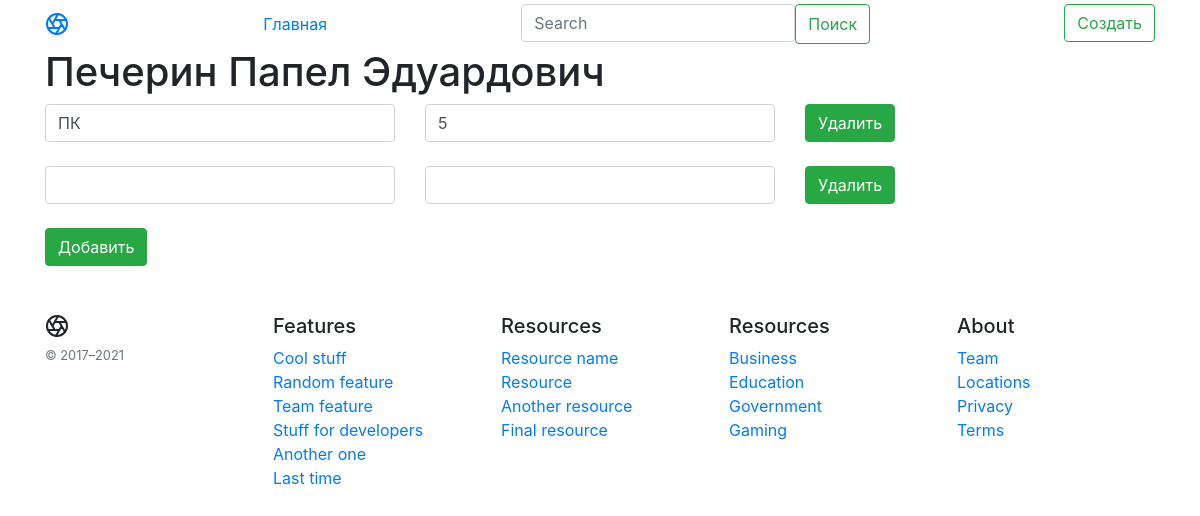
The app's page /inventory/17 with its own data.
### main.py (models this page shows, shortened)
class Article(db.Model):
    id = db.Column(db.Integer, primary_key=True)
    title = db.Column(db.String(100), nullable=False)
    intro = db.Column(db.String(300), nullable=False)
    date = db.Column(db.DateTime, default=datetime.utcnow)

class Equipment(db.Model):
    id = db.Column(db.Integer, primary_key=True)
    eq = db.Column(db.String(100), nullable=False)
    col = db.Column(db.Integer, nullable=False)
    user_id = db.Column(db.Integer, db.ForeignKey('article.id'))

### main.py (the view)
@app.route('/inventory/<int:id>')
def equip(id):
    article = Article.query.get(id)
    equipment = Equipment.query.all()
    return render_template("eq.html", article=int(article.id), equipment=equipment, name=article)

### templates/eq.html (shortened to what this page needs)
{% extends 'base.html' %}
{% block body %}
<div class="container">
    <h1>{{ name.title }}</h1>
    {% for el in equipment %}
    {% if el.user_id == article %}
    <form action="/inventory/{{ name.id }}/{{ el.id }}/updateeq" method="POST">
        <div class="row">
            <div class="col"><input type="text" name="eq" id="eq" class="form-control" value="{{ el.eq }}">
            </div>
            <div class="col">
                <input name="col" id="col" class="form-control" value="{{ el.col }}">
            </div>
            <div class="col">
                <a href="/inventory/{{ name.id }}/{{ el.id }}/deleteeq" class="btn btn-success">Удалить</a>
            </div>
        </div>
        <br>
        {% endif %}
        {% endfor %}
    </form>
    <form action="/inventory/{{ name.id }}/{{ equipment[-1].id+1 }}/new/{{ equipment[-1].id }}" method="POST">
        <div class="row">
            <div class="col"><input type="text" name="eq_id" id="eq_id" class="form-control"></div>
            <div class="col"><input name="col_id" id="col_id" class="form-control"></div>
            <div class="col"><a href="/inventory/{{ name.id }}/{{ equipment[-1].id }}/deleteeq" class="btn btn-success">Удалить</a>
            </div>
        </div>
        <br>
        <button type="submit" class="btn btn-success">Добавить</button>
    </form>
</div>
{% endblock %}

### records on screen
Article: title "Печерин Папел Эдуардович"
Equipment: eq "ПК", col "5"
